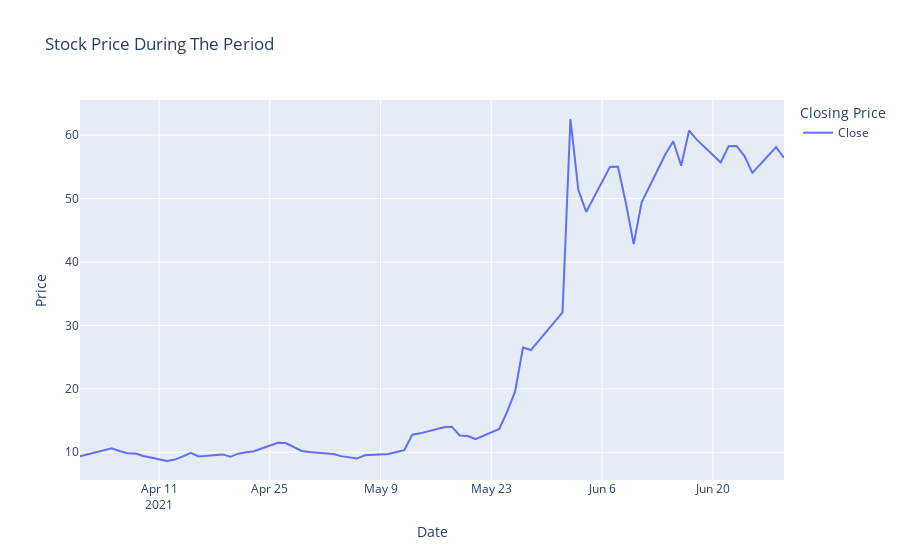

The cell this chart's notebook holds for it:
### Markdown cell above
# Plot the graph

### Code cell
fig = px.line(amcFilteredPlotLy, title='Stock Price During The Period',
labels={
                     "value": "Price",
                     "index": "Date",
                     "variable": "Closing Price"
                 },)
fig.show()
